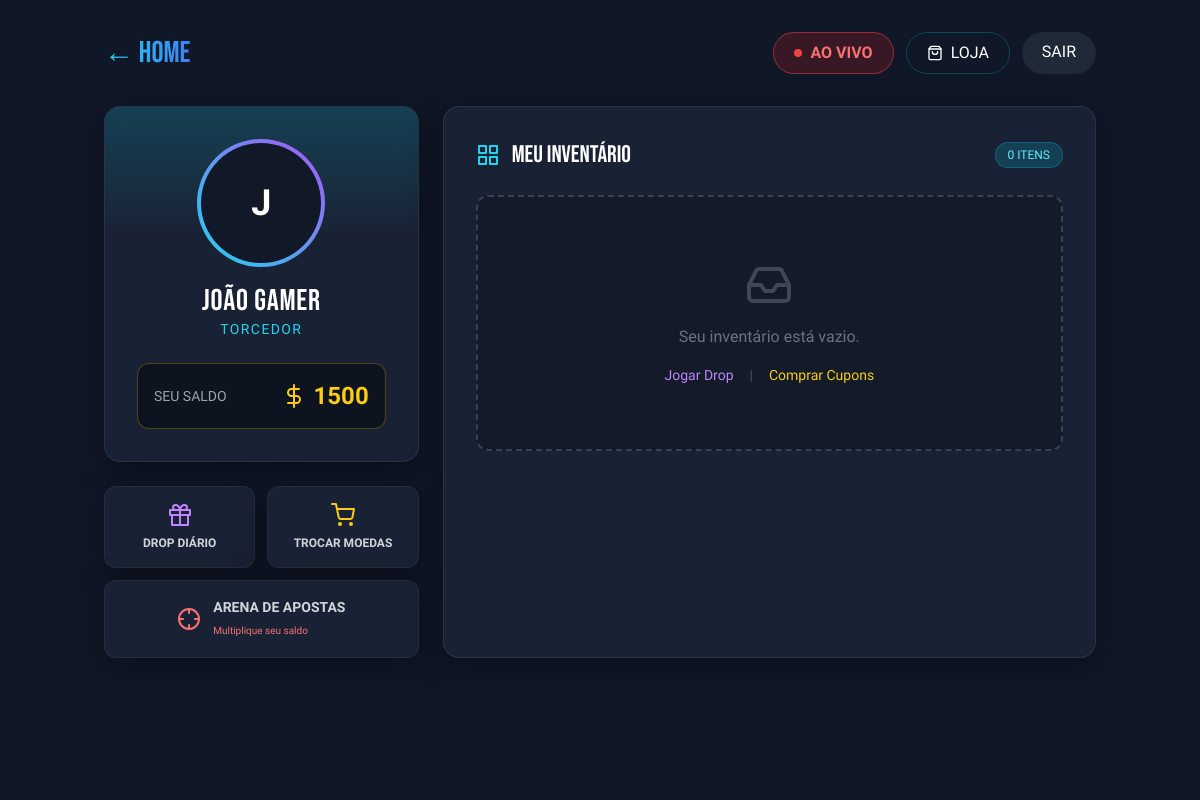
Screenshot of /perfil (signed in) with the database file from the repository.
### tables this page shows
CREATE TABLE usuarios (
        id INTEGER PRIMARY KEY AUTOINCREMENT,
        nome_completo TEXT NOT NULL,
        email TEXT UNIQUE NOT NULL,
        senha_hash TEXT NOT NULL,
        moedas INTEGER DEFAULT 500,
        tipo_usuario TEXT DEFAULT 'torcedor',
        ultimo_bau TEXT -- Guarda a data YYYY-MM-DD da última abertura
    );

### app.py (the view)
@app.route('/perfil')
def perfil():
    if 'usuario_id' not in session: return redirect(url_for('login'))
    conn = get_db_connection()
    u = conn.execute('SELECT * FROM usuarios WHERE id=?',(session['usuario_id'],)).fetchone()
    c = conn.execute('SELECT * FROM meus_cupons WHERE usuario_id=?',(session['usuario_id'],)).fetchall()
    conn.close()
    return render_template('perfil.html', usuario=u, cupons=c)

### app.py (called while the page is built)
def get_db_connection():
    conn = sqlite3.connect(DB_NAME)
    conn.row_factory = sqlite3.Row
    return conn

### templates/perfil.html (shortened to what this page needs)
<!DOCTYPE html>
<html lang="pt-br">
<head>
    <script src="https://cdn.tailwindcss.com"></script>
</head>
<body class="bg-[url('https://huggingface.co/spaces/Juan54/briza-killers-arena-hq/resolve/main/images/1124068.jpg')] bg-cover bg-fixed bg-center min-h-screen text-white">
    <div class="absolute inset-0 bg-gray-900/90 z-0"></div>
    <div class="relative z-10 container mx-auto px-4 py-8">
        <div class="flex justify-between items-center mb-8">
            <a href="/" class="text-3xl font-bebas text-transparent bg-clip-text bg-gradient-to-r from-cyan-400 to-blue-500 hover:opacity-80 transition">
            </a>
            <div class="flex gap-3">
                <a href="/torneios" class="px-5 py-2 rounded-full bg-red-600/20 border border-red-500/50 text-red-400 hover:bg-red-600 hover:text-white transition flex items-center gap-2 font-bold">
                    <span class="w-2 h-2 bg-red-500 rounded-full animate-pulse"></span> AO VIVO
                </a>
                <a href="/loja" class="px-5 py-2 rounded-full border border-cyan-500/30 hover:bg-cyan-500/20 transition flex items-center gap-2">
                    <i data-feather="shopping-bag" class="w-4"></i> LOJA
                </a>
                <a href="/logout" class="px-5 py-2 rounded-full bg-gray-800 hover:bg-gray-700 transition">SAIR</a>
            </div>
        </div>
        <div class="grid grid-cols-1 lg:grid-cols-12 gap-6">
            <div class="lg:col-span-4 space-y-6">
                <div class="glass-panel p-8 rounded-2xl text-center relative overflow-hidden group">
                    <div class="relative z-10">
                        <div class="w-32 h-32 mx-auto rounded-full p-1 bg-gradient-to-tr from-cyan-400 to-purple-500 mb-4">
                            <div class="w-full h-full rounded-full bg-gray-900 flex items-center justify-center text-4xl font-bold">
                                {{ usuario.nome_completo[0] }}
                            </div>
                        </div>
                        <h2 class="text-3xl font-bebas tracking-wide">{{ usuario.nome_completo }}</h2>
                        <p class="text-cyan-400 uppercase tracking-widest text-sm mb-6">{{ usuario.tipo_usuario }}</p>
                        <div class="bg-black/40 rounded-xl p-4 border border-yellow-500/30 flex justify-between items-center">
                            <span class="text-gray-400 text-sm uppercase">Seu Saldo</span>
                            <div class="flex items-center gap-2 text-2xl font-bold text-yellow-400">
                                <i data-feather="dollar-sign" class="w-6 h-6"></i>
                                {{ usuario.moedas }}
                            </div>
                        </div>
                    </div>
                </div>
                <div class="grid grid-cols-2 gap-3">
                    <a href="/recompensas" class="glass-panel p-4 rounded-xl text-center hover:bg-purple-500/20 transition cursor-pointer group border border-white/5 hover:border-purple-500/50">
                        <i data-feather="gift" class="w-6 h-6 mx-auto mb-2 text-purple-400 group-hover:scale-110 transition"></i>
                        <span class="font-bold text-xs text-gray-300 group-hover:text-white block">DROP DIÁRIO</span>
                    </a>
                    <a href="/loja-moedas" class="glass-panel p-4 rounded-xl text-center hover:bg-yellow-500/20 transition cursor-pointer group border border-white/5 hover:border-yellow-500/50">
                        <i data-feather="shopping-cart" class="w-6 h-6 mx-auto mb-2 text-yellow-400 group-hover:scale-110 transition"></i>
                        <span class="font-bold text-xs text-gray-300 group-hover:text-white block">TROCAR MOEDAS</span>
                    </a>
                    <a href="/torneios" class="col-span-2 glass-panel p-4 rounded-xl text-center hover:bg-red-600/20 transition cursor-pointer group border border-white/5 hover:border-red-500/50 flex items-center justify-center gap-3">
                        <i data-feather="crosshair" class="w-6 h-6 text-red-400 group-hover:rotate-90 transition duration-500"></i>
                        <div class="text-left">
                            <span class="font-bold text-sm text-gray-300 group-hover:text-white block">ARENA DE APOSTAS</span>
                            <span class="text-[10px] text-red-400">Multiplique seu saldo</span>
                        </div>
                    </a>
                </div>
            </div>
            <div class="lg:col-span-8">
                <div class="glass-panel p-8 rounded-2xl h-full">
                    <div class="flex justify-between items-center mb-6">
                        <h3 class="text-2xl font-bebas text-white flex items-center gap-3">
                            <i data-feather="grid" class="text-cyan-400"></i> MEU INVENTÁRIO
                        </h3>
                        <span class="text-xs bg-cyan-500/20 text-cyan-300 px-3 py-1 rounded-full border border-cyan-500/30">
                            {{ cupons|length }} ITENS
                        </span>
                    </div>
                    {% if not cupons %}
                        <div class="h-64 flex flex-col items-center justify-center text-gray-500 border-2 border-dashed border-gray-700 rounded-xl bg-black/20">
                            <i data-feather="inbox" class="w-12 h-12 mb-4 opacity-50"></i>
                            <p>Seu inventário está vazio.</p>
                            <div class="flex gap-4 mt-4 text-sm">
                                <a href="/recompensas" class="text-purple-400 hover:underline">Jogar Drop</a>
                                <span class="text-gray-600">|</span>
                                <a href="/loja-moedas" class="text-yellow-400 hover:underline">Comprar Cupons</a>
                            </div>
                        </div>
                    {% endif %}
                </div>
            </div>
        </div>
    </div>
</body>
</html>

### templates/perfil.html (style rules this page uses)
body { font-family: 'Rajdhani', sans-serif; background-color: #0f172a; }
.font-bebas { font-family: 'Bebas Neue', cursive; }
.glass-panel { background: rgba(30, 41, 59, 0.7); backdrop-filter: blur(12px); border: 1px solid rgba(255, 255, 255, 0.08); box-shadow: 0 8px 32px 0 rgba(0, 0, 0, 0.37); }

### rows the page displays
usuarios: nome_completo "J", nome_completo "João Gamer", tipo_usuario "TORCEDOR", moedas "1500"

### other values shown
{{ cupons|length }} "0"
